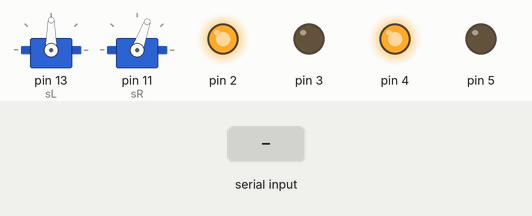
Bench run of a sketch on a simulated Arduino Uno, built with avr-gcc and run on an emulated ATmega328P. On the bench: 2 × servo, output pins drawn as LEDs (lit = HIGH). The test bench sets the inputs (shaded band). What the sketch prints to the serial monitor is not drawn.

Above: at 1.2 s.
1.3 s: "L" received over Serial
3.8 s: "30,150\n" received over Serial
At 4.1 s:
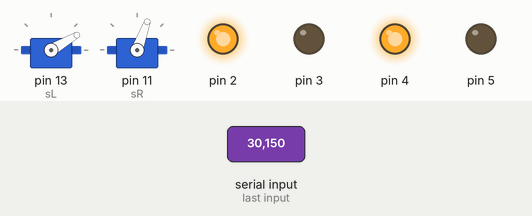
5.3 s: "R" received over Serial
Timing chart, 0 to 8.3 s (numbered marks = the images above; inputs shaded):
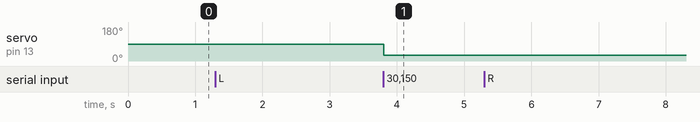

The sketch:

Servo.ino
```cpp
#include <Servo.h>

Servo sL, sR;

int D = 2000;

int LB = 90;
int HB = 70;

// L cal 90
// R cal 70

int posL = LB;
int posR = HB;
String dir = "B";
bool input = false;
int deg;
int flag = 0;

bool autoFlag = false;

void setup() {
  // put your setup code here, to run once:

  sL.attach(13);
  sR.attach(11);

  Serial.begin(9600);

  sL.write(posL);
  sR.write(posR);

  pinMode(2, OUTPUT);
  pinMode(3, OUTPUT);
  pinMode(4, OUTPUT);
  pinMode(5, OUTPUT);

  digitalWrite(2, HIGH);
  digitalWrite(3, LOW);
  digitalWrite(4, HIGH);
  digitalWrite(5, LOW);

  Serial.print("posL: ");
  Serial.print(posL);
  Serial.print(" | posR: ");
  Serial.print(posR);
  Serial.println();

  pinMode(2, OUTPUT);
  pinMode(3, OUTPUT);
  pinMode(4, OUTPUT);
  pinMode(5, OUTPUT);

  digitalWrite(2, HIGH);
  digitalWrite(3, LOW);
  digitalWrite(4, HIGH);
  digitalWrite(5, LOW);

}

void loop() {
  // put your main code here, to run repeatedly:

  if (autoFlag == true) {
    if (flag == 1) {
      posL = HB;;
      posR = LB;
      flag = 0;
    } else if (flag == 0) {
      posL = LB;
      posR = HB;
      flag = 1;
    } else {
      flag = 0;
    }

    Serial.print("posL: ");
    Serial.print(posL);
    Serial.print(" | posR: ");
    Serial.print(posR);
    Serial.println();

  } else if (autoFlag == false) {
    Serial.print("dir: ");
    while (true) {
      if (Serial.available() > 0) {
        dir = Serial.readString();
        Serial.print(dir);
        if (dir == "L" || dir == "R" || dir == "B") {

          Serial.print(" | ");
          Serial.print("deg: ");
          while (true) {
            if (Serial.available() > 0) {
              deg = Serial.parseInt();
              Serial.println(deg);
              if (deg < 180 && deg > 0) {
                input = true;
                break;
              }else{
                Serial.println();
                Serial.println("Please enter value between 1 and 179.");
              }
            }

            delay(100);
          }
        }else{
          Serial.println();
          Serial.println("Please enter L or R or B.");
        }
      }

      if (input == true) {
        break;
      }

      delay(100);
    }

    if (dir == "L" && input == true) {
      posL = deg;
      posR = posR;
    }else if (dir == "R" && input == true) {
      posL = posL;
      posR = deg;
    }else if (dir == "B" && input == true) {
      posR = posR+posL-deg;
      posL = deg;
    }else{
      posL=posL;
      posR=posR;
    }
    input = false;
  } else {

  }

  sL.write(posL);
  sR.write(posR);

  delay(D);

}
```

Measured:
- after the input at 1.3 s, every drawn part: stays the same
- after the input at 3.8 s, servo on pin 13 (sL): 90° → 30° at once
- after the input at 5.3 s, every drawn part: stays the same
